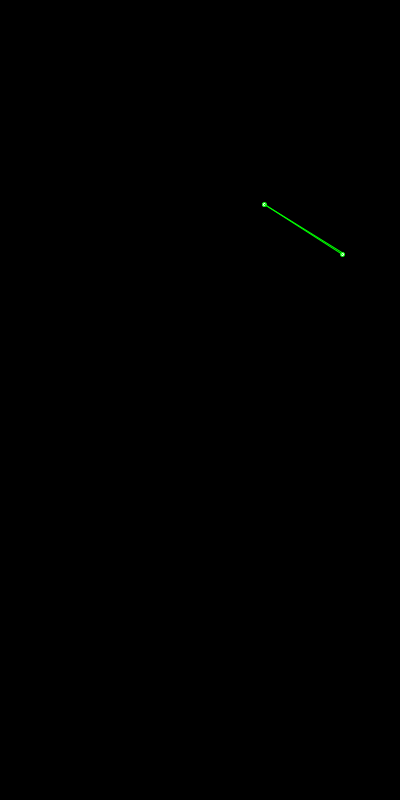
Frame 1 (no input)
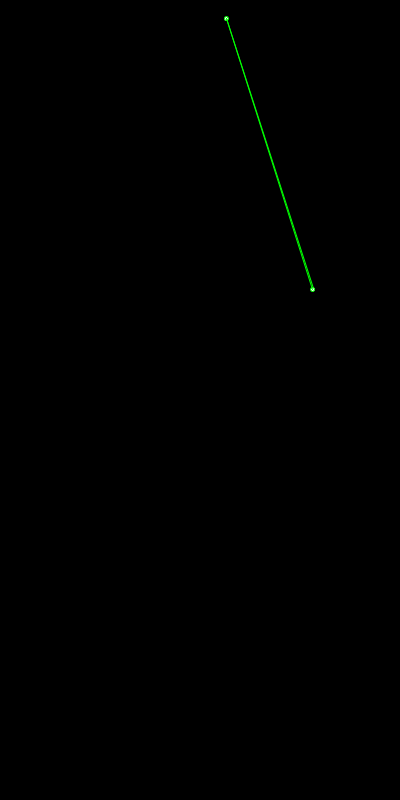
Frame 60 (the mouse pressed at the canvas centre just before this capture)
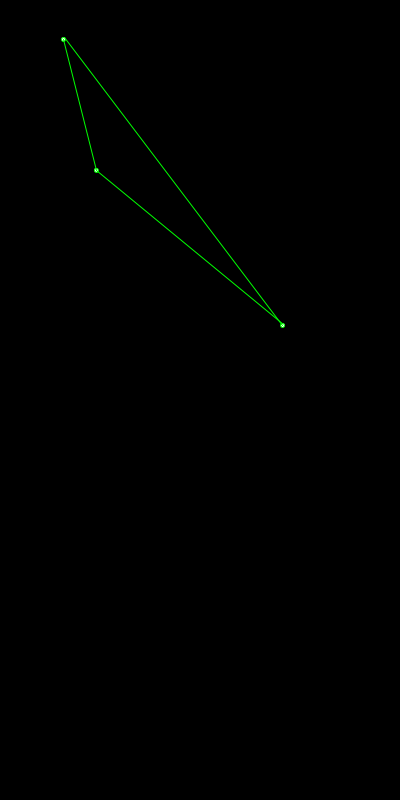
Frame 120 (the mouse held since frame 60 and released just before this capture)

The Processing sketch that drew these frames (run headless with seeded random() and noise(); from frame 60 on, the mouse is pressed at the canvas centre):

// Processing sketch: demo_03_bouncing_lines
// ── demo_03_bouncing_lines.pde
// cycling motion from session-02/demo_04_types_of_motion

// We'll need lots of arrays!

// Goal: mobile webs

// Starting with one, go to many.
// Connect them.

// initial number of points to create
int len = 2;

// locations
float x[] = new float[len];
float y[] = new float[len];

// speeds
float vx[] = new float[len];
float vy[] = new float[len];

void setup() {
  size(400, 800);
  stroke(255);

  for (int i = 0; i < x.length; i++) {
    x[i] = random(width);
    y[i] = random(height);
    vx[i] = random(-2, 2) * 3;
    vy[i] = random(-2, 2) * 3;
  }
}

void draw() {
  background(0);

  //// Bouncing
  for (int i = 0; i < x.length; i++) {
    x[i] = x[i] + vx[i];
    if (x[i] > width || x[i] < 0) {
      vx[i] = -vx[i];
    }

    y[i] = y[i] + vy[i];
    if (y[i] > height || y[i] < 0) {
      vy[i] = -vy[i];
    }

    stroke(0, 255, 0);
    circle(x[i], y[i], 4);
    int next_i = (i + 1) % x.length;
    line(x[i], y[i], x[next_i], y[next_i]);
  }
}

void mousePressed() {
  x = append(x, random(width));
  y = append(y, random(height));
  vx = append(vx, random(-2, 2));
  vy = append(vy, random(-2, 2));
}

// ── Bouncer.pde
class Bouncer {
  // location
  float x;
  float y;

  // speeds
  float vx;
  float vy;
  
  color c;
  
  Bouncer() {
    // a new instance comes out of this function
    // when we call it with "new" in front.
    x = random(width);
    y = random(height);
    vx = random(-2, 2) * 3;
    vy = random(-2, 2) * 3;
    c = color(random(255), random(255), random(255));
  }
  
  void move() {
    x = x + vx;
    if (x > width || x < 0) {
      vx = -vx;
    }

    y = y + vy;
    if (y > height || y < 0) {
      vy = -vy;
    }
  }
  
  void display() {
    //circle(x, y, 4);
  }
  
  void connect(Bouncer other) {
    noFill();
    float d = dist(other.x, other.y, x, y);
    stroke(c);
    circle(x, y, d * 0.2);
    
    //stroke(100);
    //line(x, y, other.x, other.y);
  }
}
